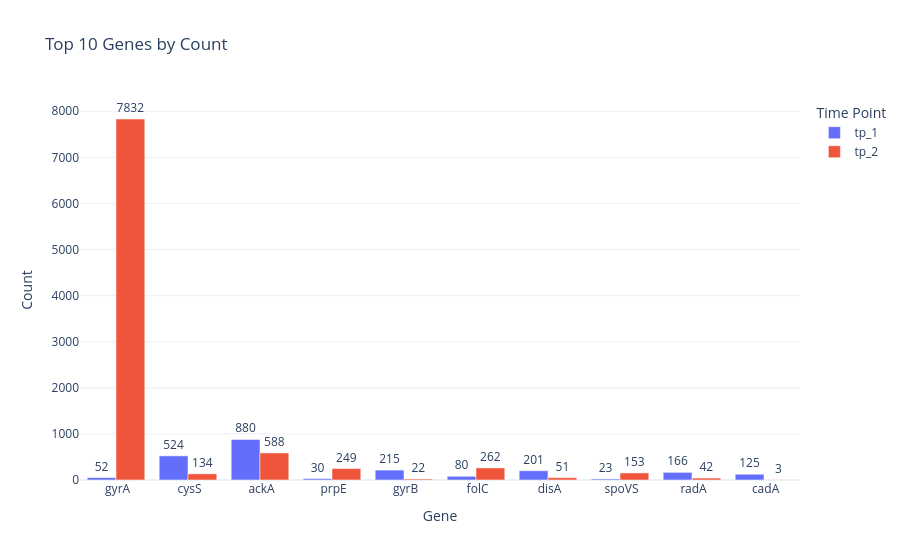

Write notebook code for a chart like this one.
### Code cell
import plotly.express as px

plot_df = tps_df.head(10).melt(
    id_vars="gene",
    value_vars=["tp_1", "tp_2"],
    var_name="time_point",
    value_name="counts"
)

fig = px.bar(
    plot_df,
    x="gene",
    y="counts",
    color="time_point",
    barmode="group",
    text="counts",
    title="Top 10 Genes by Count",
    labels={
        "gene": "Gene",
        "counts": "Count",
        "time_point": "Time Point",
    },
)

fig.update_traces(textposition="outside")

fig.update_layout(
    template="plotly_white",
    xaxis_title="Gene",
    yaxis_title="Count",
    legend_title="Time Point",
)

fig.show()

### Figure 1 — Plotly figure (JSON) as saved in the notebook; plotly's stock layout.template omitted (floating-point values rounded to 4 significant figures)
{"data": [{"alignmentgroup": "True", "hovertemplate": "Time Point=tp_1<br>Gene=%{x}<br>Count=%{text}<extra></extra>", "legendgroup": "tp_1", "marker": {"color": "#636efa", "pattern": {"shape": ""}}, "name": "tp_1", "offsetgroup": "tp_1", "orientation": "v", "showlegend": true, "text": [52.0, 524.0, 880.0, 30.0, 215.0, 80.0, 201.0, 23.0, 166.0, 125.0], "textposition": "outside", "type": "bar", "x": [" gyrA", " cysS", " ackA", " prpE", " gyrB", " folC", " disA", " spoVS", " radA", " cadA"], "xaxis": "x", "y": [52, 524, 880, 30, 215, 80, 201, 23, 166, 125], "yaxis": "y"}, {"alignmentgroup": "True", "hovertemplate": "Time Point=tp_2<br>Gene=%{x}<br>Count=%{text}<extra></extra>", "legendgroup": "tp_2", "marker": {"color": "#EF553B", "pattern": {"shape": ""}}, "name": "tp_2", "offsetgroup": "tp_2", "orientation": "v", "showlegend": true, "text": [7832.0, 134.0, 588.0, 249.0, 22.0, 262.0, 51.0, 153.0, 42.0, 3.0], "textposition": "outside", "type": "bar", "x": [" gyrA", " cysS", " ackA", " prpE", " gyrB", " folC", " disA", " spoVS", " radA", " cadA"], "xaxis": "x", "y": [7832, 134, 588, 249, 22, 262, 51, 153, 42, 3], "yaxis": "y"}], "layout": {"barmode": "group", "legend": {"title": {"text": "Time Point"}, "tracegroupgap": 0}, "title": {"text": "Top 10 Genes by Count"}, "xaxis": {"anchor": "y", "domain": [0, 1], "title": {"text": "Gene"}}, "yaxis": {"anchor": "x", "domain": [0, 1], "title": {"text": "Count"}}}}
